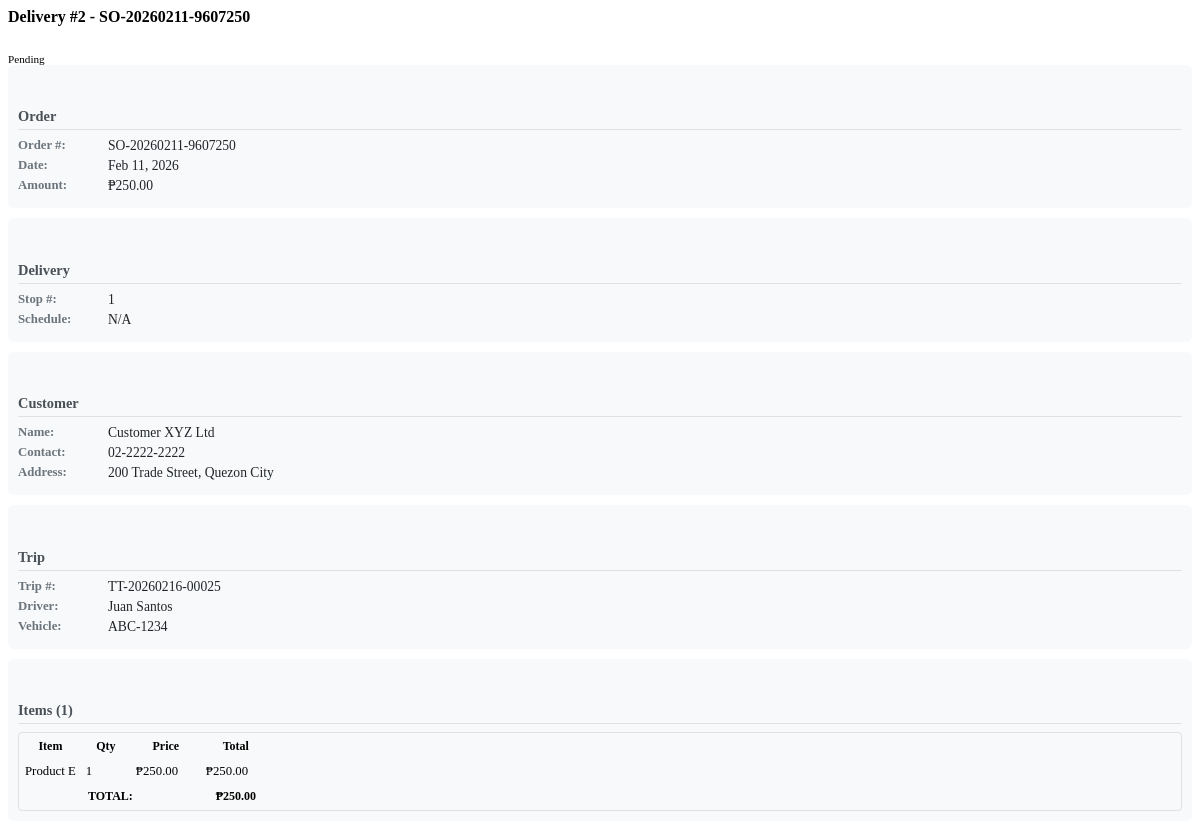
/Delivery/get_delivery_details.php?delivery_id=2 (signed in), run on an earlier commit of the app's database.
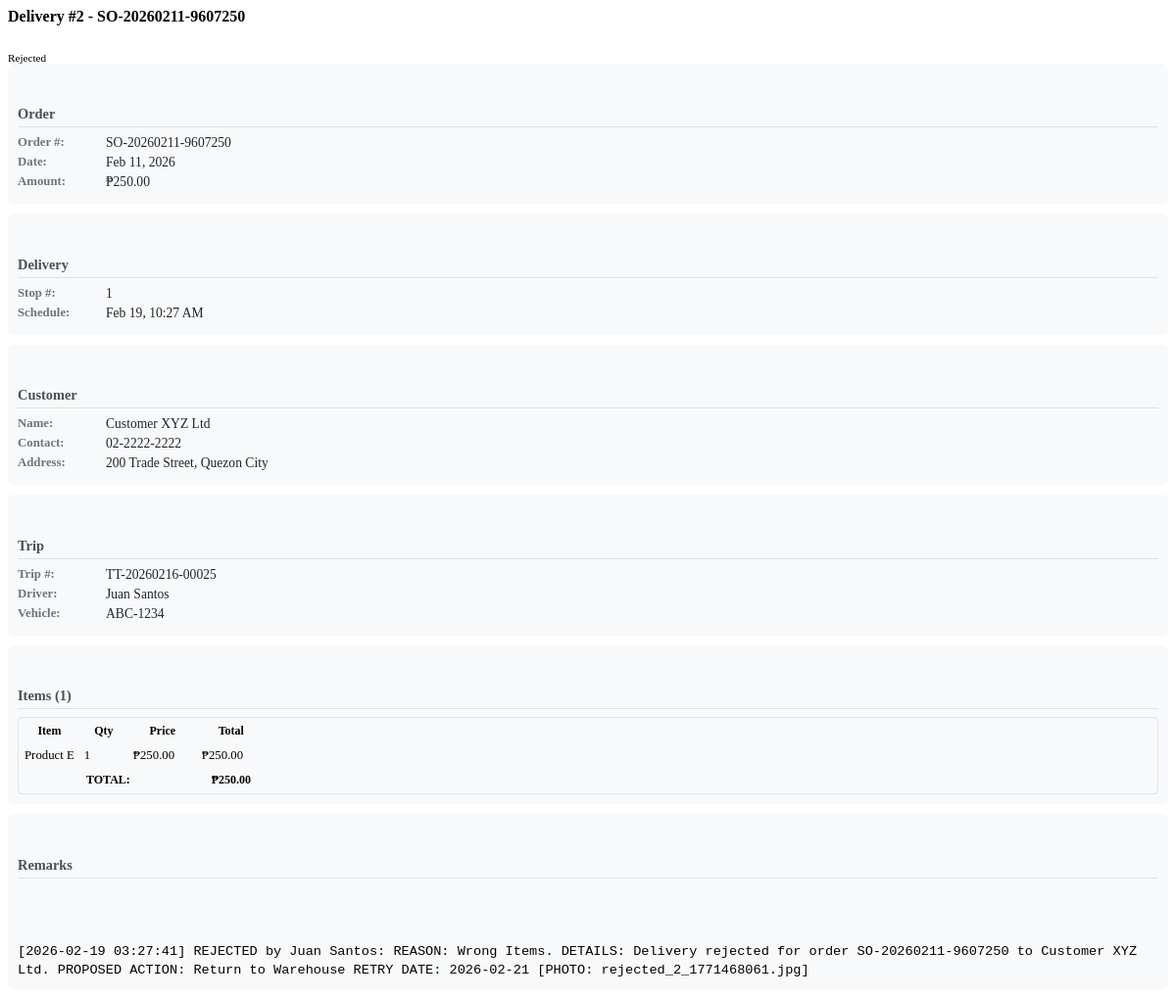
And on a later commit of the database.
### tables this page shows
CREATE TABLE `deliveries` (
  `delivery_id` int(11) NOT NULL,
  `trip_id` int(11) NOT NULL,
  `so_id` int(11) NOT NULL,
  `pick_list_id` int(11) DEFAULT NULL,
  `customer_id` int(11) NOT NULL,
  `stop_sequence` int(11) DEFAULT NULL,
  `delivery_date` datetime DEFAULT NULL,
  `delivery_status` enum('pending','in-transit','delivered','rejected','partial','rescheduled') DEFAULT 'pending',
  `signed_by` varchar(100) DEFAULT NULL,
  `remarks` text DEFAULT NULL,
  `created_at` timestamp NOT NULL DEFAULT current_timestamp(),
  `updated_at` timestamp NOT NULL DEFAULT current_timestamp() ON UPDATE current_timestamp(),
  `branch_id` int(11) DEFAULT NULL,
  `driver_id` int(11) DEFAULT NULL,
  `rejection_photo` varchar(250) DEFAULT NULL,
  `rejection_reason` varchar(250) NOT NULL
);

CREATE TABLE `sales_orders` (
  `so_id` int(11) NOT NULL,
  `so_number` varchar(50) NOT NULL,
  `customer_id` int(11) NOT NULL,
  `branch_id` int(11) DEFAULT NULL,
  `order_date` datetime NOT NULL,
  `delivery_date` date DEFAULT NULL,
  `total_amount` decimal(12,2) NOT NULL,
  `order_status` enum('pending','confirmed','processing','ready','delivered','cancelled') DEFAULT 'pending',
  `created_by` int(11) NOT NULL,
  `created_at` timestamp NOT NULL DEFAULT current_timestamp(),
  `updated_at` timestamp NOT NULL DEFAULT current_timestamp() ON UPDATE current_timestamp()
);

CREATE TABLE `customers` (
  `customer_id` int(11) NOT NULL,
  `customer_name` varchar(100) NOT NULL,
  `customer_code` varchar(50) NOT NULL,
  `contact_person` varchar(100) DEFAULT NULL,
  `email` varchar(100) DEFAULT NULL,
  `phone_number` varchar(20) DEFAULT NULL,
  `address` varchar(255) DEFAULT NULL,
  `city` varchar(50) DEFAULT NULL,
  `longitude` decimal(10,6) DEFAULT NULL,
  `latitude` decimal(10,8) DEFAULT NULL,
  `credit_limit` decimal(12,2) DEFAULT 0.00,
  `credit_used` decimal(12,2) DEFAULT 0.00,
  `status` enum('active','inactive','suspended') DEFAULT 'active',
  `created_at` timestamp NOT NULL DEFAULT current_timestamp(),
  `updated_at` timestamp NOT NULL DEFAULT current_timestamp() ON UPDATE current_timestamp(),
  `branch_id` int(11) DEFAULT NULL,
  `full_address` text DEFAULT NULL,
  `delivery_instructions` text DEFAULT NULL
);

CREATE TABLE `trip_tickets` (
  `trip_id` int(11) NOT NULL,
  `trip_number` varchar(50) NOT NULL,
  `so_id` int(11) NOT NULL,
  `picklist_id` int(11) DEFAULT NULL,
  `driver_id` int(11) NOT NULL,
  `branch_id` int(11) NOT NULL,
  `trip_date` date NOT NULL,
  `trip_status` enum('planned','in-progress','completed','delayed','cancelled') DEFAULT 'planned',
  `start_time` datetime DEFAULT NULL,
  `end_time` datetime DEFAULT NULL,
  `total_stops` int(11) DEFAULT NULL,
  `total_delivered` int(11) DEFAULT 0,
  `total_failed` int(11) DEFAULT 0,
  `remarks` text DEFAULT NULL,
  `created_by` int(11) NOT NULL,
  `created_at` timestamp NOT NULL DEFAULT current_timestamp(),
  `updated_at` timestamp NOT NULL DEFAULT current_timestamp() ON UPDATE current_timestamp(),
  `photo_1` varchar(250) DEFAULT NULL
);

CREATE TABLE `drivers` (
  `driver_id` int(11) NOT NULL,
  `user_id` int(11) DEFAULT NULL,
  `driver_name` varchar(100) NOT NULL,
  `license_number` varchar(50) NOT NULL,
  `license_expiry` date DEFAULT NULL,
  `contact_number` varchar(20) DEFAULT NULL,
  `vehicle_type` varchar(50) DEFAULT NULL,
  `vehicle_plate_number` varchar(50) DEFAULT NULL,
  `status` enum('active','inactive','on-leave') DEFAULT 'active',
  `branch_id` int(11) DEFAULT NULL,
  `created_at` timestamp NOT NULL DEFAULT current_timestamp(),
  `updated_at` timestamp NOT NULL DEFAULT current_timestamp() ON UPDATE current_timestamp()
);

### Delivery/get_delivery_details.php (the view, shortened to what the changed rows need)
<?php
require_once '../config/database.php';
function formatRemarks($remarks) {
    $remarks = nl2br(htmlspecialchars($remarks));
    $remarks = preg_replace_callback('/Proof Photo: ([^\n]+)/', function($matches) {
        $photoPath = trim($matches[1]);
        $fullPath = '../uploads/deliveries/' . $photoPath;
        return '<strong>Proof Photo:</strong> <button class="btn btn-sm btn-primary view-photo-btn" data-photo="' . $fullPath . '"><i class="bi bi-image"></i> View Photo</button>';
    }, $remarks);
    return $remarks;
}
$delivery_id = isset($_GET['delivery_id']) ? intval($_GET['delivery_id']) : 0;
$query = "
    SELECT
        d.*,
        so.so_number,
        so.total_amount,
        so.order_date,
        c.customer_name,
        c.contact_person,
        c.phone_number,
        c.address,
        c.city,
        t.trip_number,
        t.trip_status,
        dr.driver_name,
        dr.license_number,
        dr.contact_number as driver_contact,
        dr.vehicle_type,
        dr.vehicle_plate_number,
        GROUP_CONCAT(CONCAT(i.item_name, ' (', soi.quantity_ordered, ') - ₱', soi.unit_price) SEPARATOR '||') as items_list,
        GROUP_CONCAT(CONCAT(i.item_name, ' (', soi.quantity_ordered, ')') SEPARATOR '; ') as items_short
    FROM deliveries d
    INNER JOIN sales_orders so ON d.so_id = so.so_id
    INNER JOIN customers c ON d.customer_id = c.customer_id
    LEFT JOIN trip_tickets t ON d.trip_id = t.trip_id
    LEFT JOIN drivers dr ON t.driver_id = dr.driver_id
    LEFT JOIN sales_order_items soi ON so.so_id = soi.so_id
    LEFT JOIN items i ON soi.item_id = i.item_id
    WHERE d.delivery_id = ?
    GROUP BY d.delivery_id
";
$stmt = $conn->prepare($query);
$stmt->bind_param("i", $delivery_id);
$stmt->execute();
$result = $stmt->get_result();
$delivery = $result->fetch_assoc();
$items_list = [];
if (!empty($delivery['items_list'])) {
    $items = explode('||', $delivery['items_list']);
    foreach ($items as $item) {
        $items_list[] = $item;
    }
}
$status_color = '';
switch ($delivery['delivery_status']) {
    case 'pending':
        $status_color = 'warning';
        break;
    case 'rejected':
        $status_color = 'danger';
        break;
}
?>
<div class="details-modal-content">
    <div class="d-flex justify-content-between align-items-center mb-2">
        <h5 class="mb-0" style="font-size: 1rem;">
            Delivery #<?php echo $delivery['delivery_id']; ?> - <?php echo $delivery['so_number']; ?>
        </h5>
        <span class="badge bg-<?php echo $status_color; ?> p-1" style="font-size: 0.7rem;">
            <?php echo ucfirst(str_replace('-', ' ', $delivery['delivery_status'])); ?>
        </span>
    </div>
    <div class="row g-1">
        <div class="col-md-6">
            <div class="details-section">
                <div class="info-row">
                    <span class="info-label">Order #:</span>
                    <span class="info-value"><?php echo $delivery['so_number']; ?></span>
                </div>
                <div class="info-row">
                    <span class="info-label">Date:</span>
                    <span class="info-value"><?php echo date('M d, Y', strtotime($delivery['order_date'])); ?></span>
                </div>
                <div class="info-row">
                    <span class="info-label">Amount:</span>
                    <span class="info-value">₱<?php echo number_format($delivery['total_amount'], 2); ?></span>
                </div>
            </div>
        </div>
        <div class="col-md-6">
            <div class="details-section">
                <div class="info-row">
                    <span class="info-label">Stop #:</span>
                    <span class="info-value"><?php echo $delivery['stop_sequence'] ?? 'N/A'; ?></span>
                </div>
                <div class="info-row">
                    <span class="info-label">Schedule:</span>
                    <span class="info-value"><?php echo $delivery['delivery_date'] ? date('M d, h:i A', strtotime($delivery['delivery_date'])) : 'N/A'; ?></span>
                </div>
            </div>
        </div>
    </div>
    <div class="row g-1">
        <div class="col-md-6">
            <div class="details-section">
                <div class="info-row">
                    <span class="info-label">Name:</span>
                    <span class="info-value"><?php echo $delivery['customer_name']; ?></span>
                </div>
                <div class="info-row">
                    <span class="info-label">Contact:</span>
                    <span class="info-value"><?php echo $delivery['phone_number'] ?? 'N/A'; ?></span>
                </div>
                <div class="info-row">
                    <span class="info-label">Address:</span>
                    <span class="info-value"><?php echo $delivery['address'] . ', ' . $delivery['city']; ?></span>
                </div>
            </div>
        </div>
        <div class="col-md-6">
            <div class="details-section">
                <?php if ($delivery['trip_number']): ?>
                <div class="info-row">
                    <span class="info-label">Trip #:</span>
                    <span class="info-value"><?php echo $delivery['trip_number']; ?></span>
                </div>
                <div class="info-row">
                    <span class="info-label">Driver:</span>
                    <span class="info-value"><?php echo $delivery['driver_name']; ?></span>
                </div>
                <div class="info-row">
                    <span class="info-label">Vehicle:</span>
                    <span class="info-value"><?php echo $delivery['vehicle_plate_number']; ?></span>
                </div>
                <?php else: ?>
                <div class="info-value text-muted small">Not assigned to trip</div>
                <?php endif; ?>
            </div>
        </div>
    </div>
    <div class="details-section">
        <?php if (!empty($items_list)): ?>
            <div class="items-container">
                <table class="table table-sm table-bordered items-table mb-0">
                    <thead class="table-light">
                        <tr>
                            <th>Item</th>
                            <th width="40">Qty</th>
                            <th width="60">Price</th>
                            <th width="60">Total</th>
                        </tr>
                    </thead>
                    <tbody>
                        <?php
                        $total_amount = 0;
                        foreach ($items_list as $item):
                            preg_match('/(.+) \((\d+)\) - ₱([\d.]+)/', $item, $matches);
                            if (count($matches) == 4):
                                $item_name = $matches[1];
                                $qty = $matches[2];
                                $price = $matches[3];
                                $total = $qty * $price;
                                $total_amount += $total;
                        ?>
                        <tr>
                            <td><?php echo $item_name; ?></td>
                            <td><?php echo $qty; ?></td>
                            <td>₱<?php echo number_format($price, 2); ?></td>
                            <td>₱<?php echo number_format($total, 2); ?></td>
                        </tr>
                        <?php
                            endif;
                        endforeach;
                        ?>
                    </tbody>
                    <tfoot class="table-light">
                        <tr>
                            <th colspan="3" class="text-end">TOTAL:</th>
                            <th>₱<?php echo number_format($total_amount, 2); ?></th>
                        </tr>
                    </tfoot>
                </table>
            </div>
        <?php else: ?>
            <p class="text-muted small mb-0">No items listed</p>
        <?php endif; ?>
    </div>
    <?php if (!empty($delivery['remarks'])): ?>
    <div class="details-section">
        <h6><i class="bi bi-chat-dots me-1"></i>Remarks
        </h6>
        <div class="remarks-box small p-2 bg-white rounded border">
            <?php echo formatRemarks($delivery['remarks']); ?>
        </div>
    </div>
    <?php endif; ?>
</div>

What changed in the data, as far as the page shows it:
changed deliveries "SO-20260211-9607250": delivery_status "Pending" → "Rejected"; delivery_date (not shown) → "Feb 19, 10:27 AM"; remarks (not shown) → "[2026-02-19 03:27:41] REJECTED by Juan Santos: REASON: Wrong Items. DETAILS: Delivery rejected for order SO-20260211-9607250 to Customer XYZ Ltd. PROPOSED ACTION: Return to Warehouse RETRY DATE: 2026-02-21 [PHOTO: rejected_2_1771468061.jpg]"
Also different on the page:
text no longer shown: "N/A"
text now shown: "Remarks"
